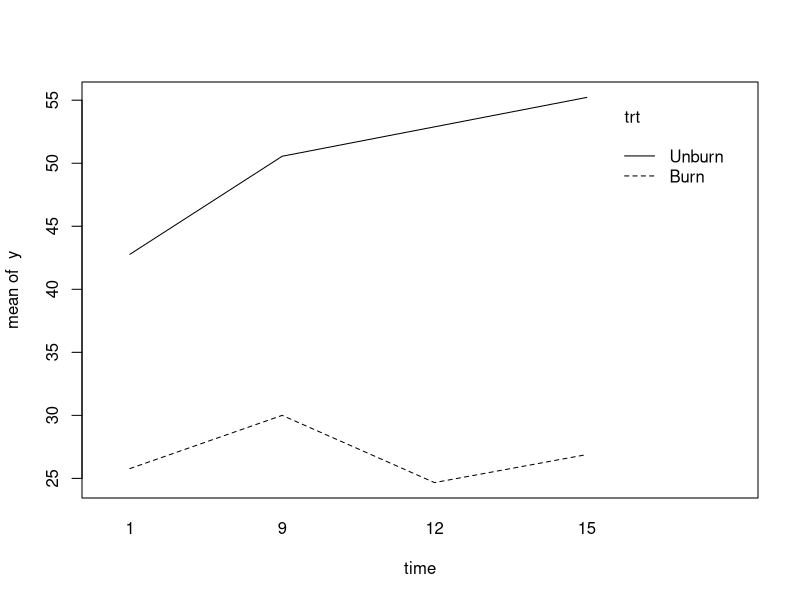
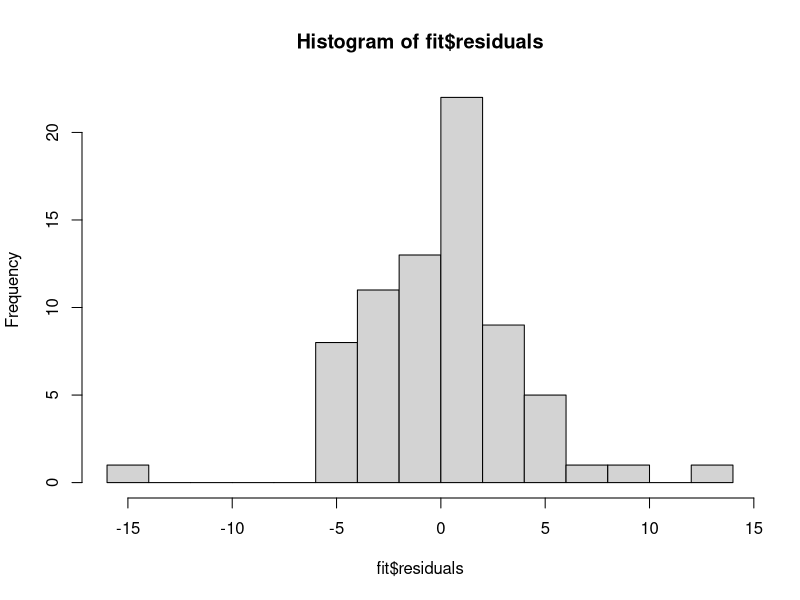
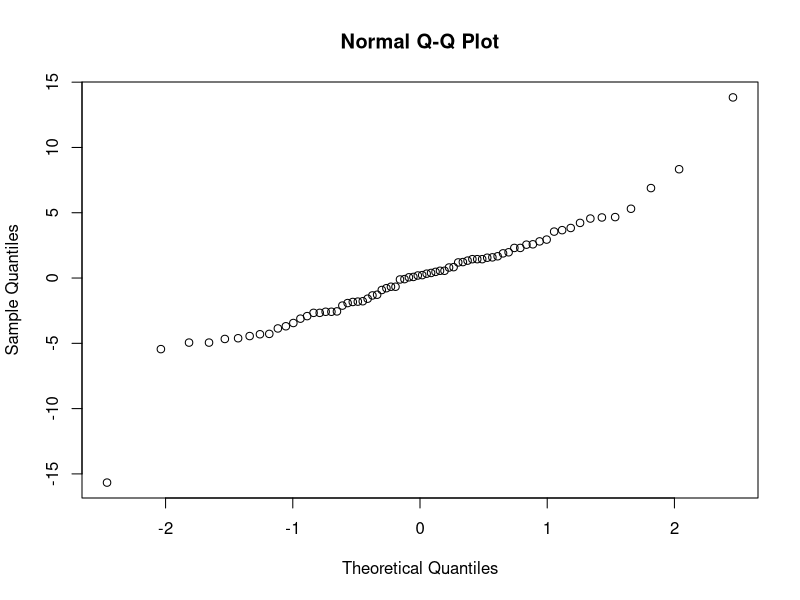

The R script that drew these images, in order:
## ---- chunk 1
knitr::opts_chunk$set(echo = TRUE)
setwd('~/Projects/STAT502/HW6/')
## ---- chunk 2
data <- read.table('pearls.txt', header=T, colClasses = c('numeric', 'factor','factor','factor'))

mu <- mean(data$value)
mu_i <- tapply(data$value, data$no_coats, mean)
mu_j <- tapply(data$value, data$batch, mean)

tau_b <- mu - mu_j
tau_a <- mu - mu_i
## ---- chunk 3
fit2 <- lm(value ~ no_coats + batch + no_coats:batch, data)
anova(fit2)
## ---- chunk 4
mu = tapply(data$value, data$no_coat, mean)
l1 = mu[2] - mu[1]
l2 = mu[3] - mu[1]
s = sqrt((0.309/(4*4))*(2))
t = qt(1- 0.1/(2*2),  3*4*3)
## ---- chunk 5
data = read.table('floral.dat',header=T,sep='\t') 
trt = as.factor(data$trt)
plot = as.factor(data$plot)
time = as.factor(data$time) 
y = data$resp 
## ---- chunk 6
interaction.plot(time, trt, y)
## ---- chunk 7
fit <- lm(y ~ trt/plot + trt + time + trt:time)
anova(fit)
hist(fit$residuals, 20)
qqnorm(fit$residuals)
